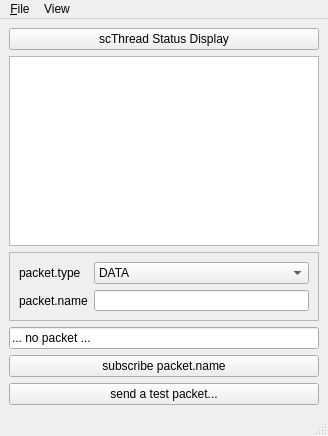
<ui version="4.0" >
 <class>MainWindow</class>
 <widget class="QMainWindow" name="MainWindow" >
  <property name="geometry" >
   <rect>
    <x>0</x>
    <y>0</y>
    <width>328</width>
    <height>436</height>
   </rect>
  </property>
  <property name="windowTitle" >
   <string>MainWindow</string>
  </property>
  <widget class="QWidget" name="centralwidget" >
   <layout class="QVBoxLayout" >
    <item>
     <widget class="QPushButton" name="btn_scStatus" >
      <property name="text" >
       <string>scThread Status Display</string>
      </property>
     </widget>
    </item>
    <item>
     <widget class="QTreeView" name="treeAbos" />
    </item>
    <item>
     <widget class="QFrame" name="frame_2" >
      <property name="minimumSize" >
       <size>
        <width>16</width>
        <height>69</height>
       </size>
      </property>
      <property name="frameShape" >
       <enum>QFrame::StyledPanel</enum>
      </property>
      <property name="frameShadow" >
       <enum>QFrame::Raised</enum>
      </property>
      <layout class="QGridLayout" >
       <item row="0" column="0" >
        <widget class="QLabel" name="label_2" >
         <property name="sizePolicy" >
          <sizepolicy vsizetype="Preferred" hsizetype="Fixed" >
           <horstretch>0</horstretch>
           <verstretch>0</verstretch>
          </sizepolicy>
         </property>
         <property name="text" >
          <string>packet.type</string>
         </property>
        </widget>
       </item>
       <item row="0" column="1" >
        <widget class="QComboBox" name="cmbType" >
         <property name="currentIndex" >
          <number>1</number>
         </property>
         <item>
          <property name="text" >
           <string>MANAGEMENT</string>
          </property>
         </item>
         <item>
          <property name="text" >
           <string>DATA</string>
          </property>
         </item>
         <item>
          <property name="text" >
           <string>SUBSCRIBE</string>
          </property>
         </item>
         <item>
          <property name="text" >
           <string>UNSUBSCRIBE</string>
          </property>
         </item>
         <item>
          <property name="text" >
           <string>SUPPLY</string>
          </property>
         </item>
         <item>
          <property name="text" >
           <string>UNSUPPLY</string>
          </property>
         </item>
         <item>
          <property name="text" >
           <string>CLIENTTERM</string>
          </property>
         </item>
         <item>
          <property name="text" >
           <string>SERVERTERM</string>
          </property>
         </item>
         <item>
          <property name="text" >
           <string>SETDATA</string>
          </property>
         </item>
        </widget>
       </item>
       <item row="1" column="0" >
        <widget class="QLabel" name="label_3" >
         <property name="text" >
          <string>packet.name</string>
         </property>
        </widget>
       </item>
       <item row="1" column="1" >
        <widget class="QLineEdit" name="txtName" />
       </item>
      </layout>
     </widget>
    </item>
    <item>
     <widget class="QLineEdit" name="txtData" >
      <property name="text" >
       <string>... no packet ...</string>
      </property>
     </widget>
    </item>
    <item>
     <widget class="QPushButton" name="btnSubscribe" >
      <property name="text" >
       <string>subscribe packet.name</string>
      </property>
     </widget>
    </item>
    <item>
     <widget class="QPushButton" name="btnSend" >
      <property name="text" >
       <string>send a test packet...</string>
      </property>
     </widget>
    </item>
   </layout>
  </widget>
  <widget class="QMenuBar" name="menubar" >
   <property name="geometry" >
    <rect>
     <x>0</x>
     <y>0</y>
     <width>328</width>
     <height>26</height>
    </rect>
   </property>
   <widget class="QMenu" name="menu_File" >
    <property name="title" >
     <string>&amp;File</string>
    </property>
    <addaction name="action_Save_setup" />
    <addaction name="actionRest_ore_setup" />
    <addaction name="separator" />
    <addaction name="actionE_xit" />
   </widget>
   <widget class="QMenu" name="menuView" >
    <property name="title" >
     <string>View</string>
    </property>
    <addaction name="actionScThread_Status" />
   </widget>
   <addaction name="menu_File" />
   <addaction name="menuView" />
  </widget>
  <widget class="QStatusBar" name="statusbar" />
  <action name="action_Save_setup" >
   <property name="text" >
    <string>&amp;Save setup...</string>
   </property>
  </action>
  <action name="actionRest_ore_setup" >
   <property name="text" >
    <string>Rest&amp;ore setup...</string>
   </property>
  </action>
  <action name="actionE_xit" >
   <property name="text" >
    <string>E&amp;xit</string>
   </property>
  </action>
  <action name="actionScThread_Status" >
   <property name="text" >
    <string>scThread Status</string>
   </property>
  </action>
 </widget>
 <resources/>
 <connections/>
</ui>
